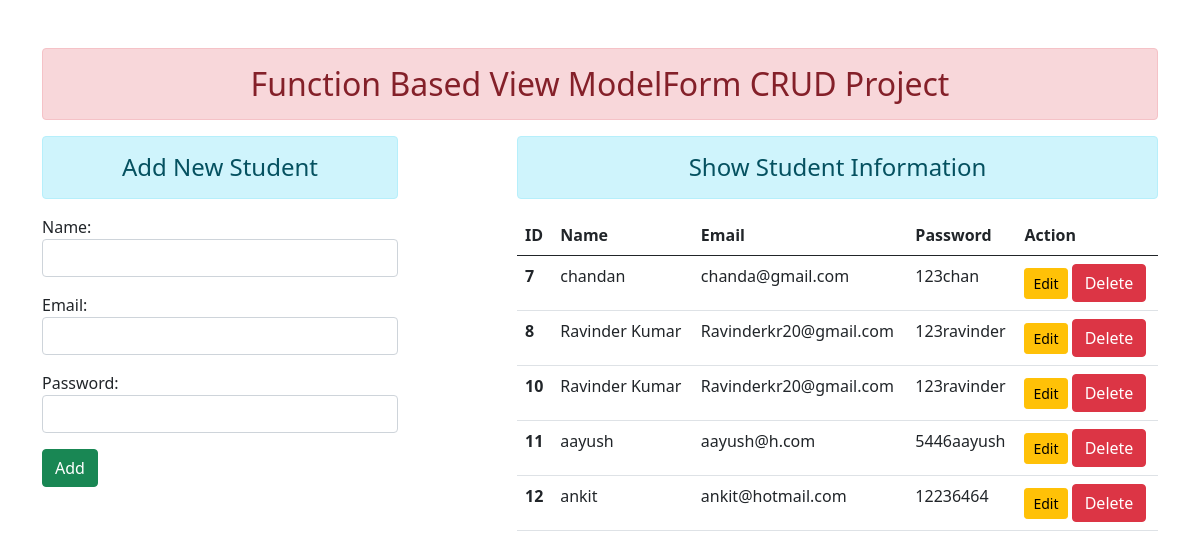
The page / on the database its author committed.
### enroll/models.py (models this page shows)
class User(models.Model):
    name = models.CharField(max_length=70)
    email = models.EmailField(max_length=100)
    password = models.CharField(max_length=100)

### enroll/views.py (the view)
# urls.py: path('',views.add_show, name="addandshow"),
def add_show(request):
    if request.method == 'POST':
        fm = StudentRegistration(request.POST)
        if fm.is_valid():
            nm = fm.cleaned_data['name']
            em = fm.cleaned_data['email']
            pw = fm.cleaned_data['password']
            reg = User(name=nm, email=em, password=pw)
            reg.save()
            fm = StudentRegistration()
    else:
        fm = StudentRegistration()
    stud = User.objects.all()
    return render(request, 'enroll/addandshow.html', {'form':fm, 'stu':stud})

### enroll/forms.py
class StudentRegistration(forms.ModelForm):
    class Meta:
        model = User
        fields = ['name', 'email', 'password']
        widgets = {
            'name': forms.TextInput(attrs={'class':'form-control'}),
            'email': forms.EmailInput(attrs={'class':'form-control'}),
            'password': forms.PasswordInput(attrs={'class':'form-control'}),
        }

### enroll/templates/enroll/addandshow.html (shortened to what this page needs)
{% extends 'enroll/base.html' %}
{% block content %}
<div class="row">
    <div class="col-sm-4">
        <h4 class="text-center alert alert-info">Add New Student</h4>
        <form action="" method="POST">
            {{form.as_p}}
            <input type="submit" class="btn btn-success " value="Add">
        </form>
    </div>
    <div class="col-sm-7 offset-1">
        <h4 class="text-center alert alert-info">Show Student Information</h4>
        {% if stu %}
        <table class="table table-hover">
            <thead>
                <tr>
                    <th scope="col">ID</th>
                    <th scope="col">Name</th>
                    <th scope="col">Email</th>
                    <th scope="col">Password</th>
                    <th scope="col">Action</th>
                </tr>
            </thead>
            <tbody>
                {% for st in stu %}
                <tr>
                    <th scope="row">{{st.id}}</th>
                    <td>{{st.name}}</td>
                    <td>{{st.email}}</td>
                    <td>{{st.password}}</td>
                    <td>
                        <a href="{% url 'updatedata' st.id %}" class="btn btn-warning btn-sm">Edit</a>
                        <form action="{% url 'deletedata' st.id %}" method="post" class="d-inline"> {% csrf_token %}
                            <input type="submit" class="btn btn-danger" value="Delete"
                        </form>
                    </td>
                </tr>
                {% endfor %}
            </tbody>
          </table>
        {% else %}
        <h4 class="text-center alert alert-warning">No Response</h4>
        {% endif %}
    </div>
</div>
{% endblock content %}

### enroll/templates/enroll/base.html (shortened to what this page needs)
<!DOCTYPE html>
{% load static %}
<html lang="en">
<head>
    <link rel="stylesheet" href="{% static 'enroll/css/bootstrap.css' %}">
</head>
<body>
    <div class="container mt-5">
        <h2 class="text-center alert alert-danger">Function Based View ModelForm CRUD Project</h2>
    {% block content %}  {% endblock content %}
    </div>
</body>
</html>

### rows shown on the page
User: id "7", name "chandan", email "chanda@gmail.com", password "123chan"
User: id "8", name "Ravinder Kumar", email "Ravinderkr20@gmail.com", password "123ravinder"
User: id "10", name "Ravinder Kumar", email "Ravinderkr20@gmail.com", password "123ravinder"
User: id "11", name "aayush", email "aayush@h.com", password "5446aayush"
User: id "12", name "ankit", email "ankit@hotmail.com", password "12236464"
